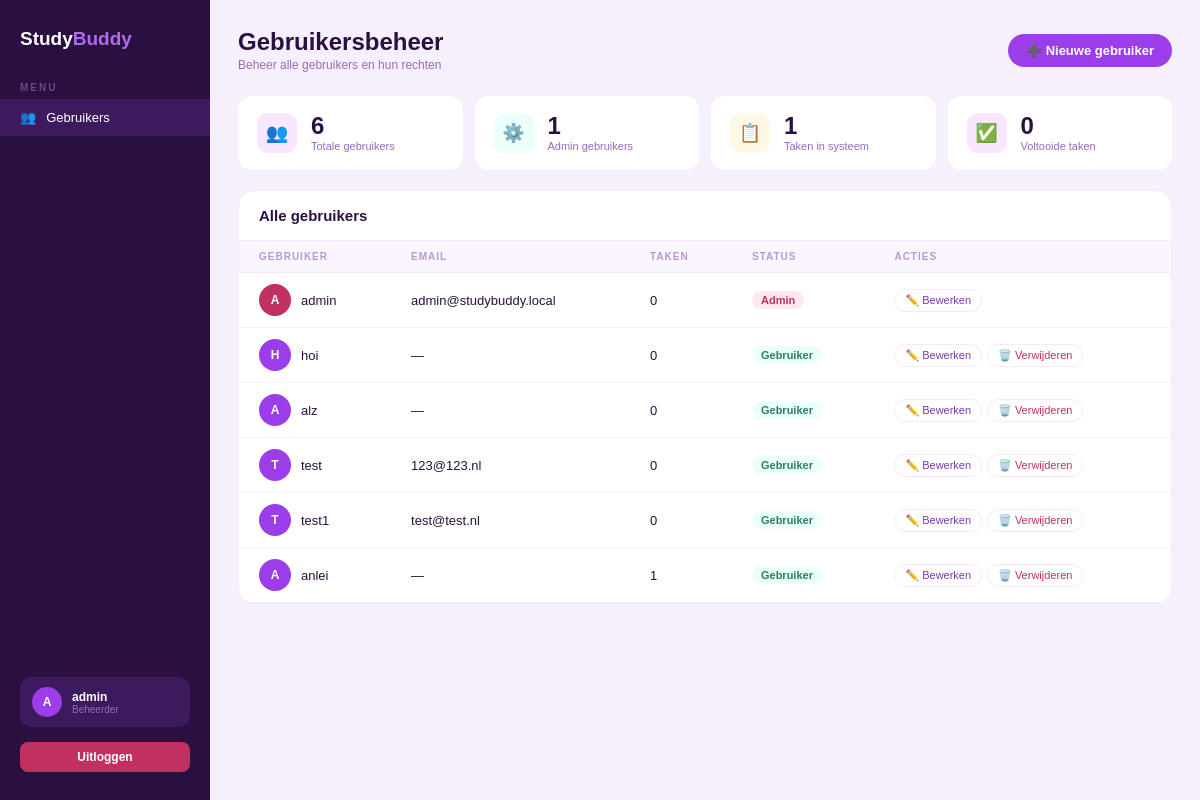
The app's page /admin (signed in), older data.
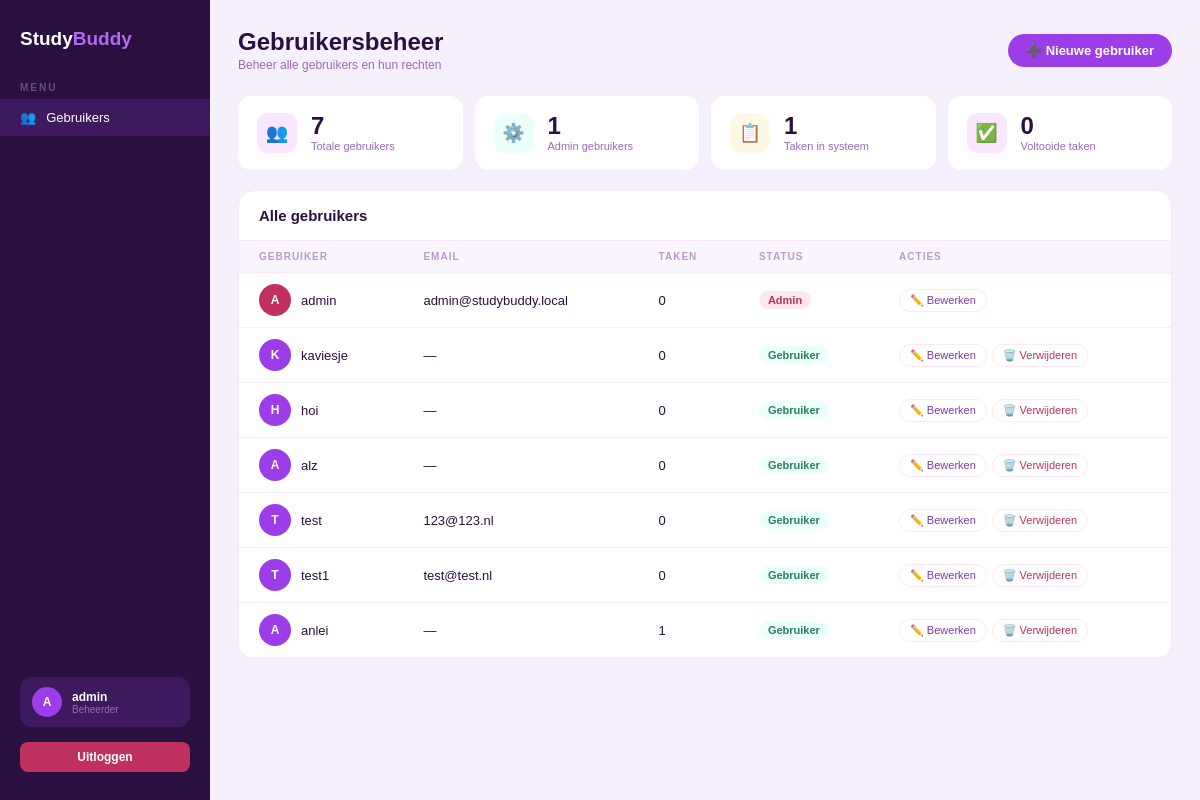
The same page, newer data.
### tables this page shows
CREATE TABLE users (
            id INTEGER PRIMARY KEY AUTOINCREMENT,
            username TEXT NOT NULL UNIQUE,
            password TEXT NOT NULL,
            email TEXT,
            telefoonnummer TEXT,
            foto TEXT
        , is_admin INTEGER DEFAULT 0);

### app.py (the view)
@app.route("/admin")
@admin_required
def admin_dashboard():
    db = get_db()
    totaal_users = db.execute("SELECT COUNT(*) FROM users").fetchone()[0]
    totaal_taken = db.execute("SELECT COUNT(*) FROM taken").fetchone()[0]
    voltooide_taken = db.execute("SELECT COUNT(*) FROM taken WHERE voltooid = 1").fetchone()[0]
    admin_users = db.execute("SELECT COUNT(*) FROM users WHERE is_admin = 1").fetchone()[0]
    users = db.execute("""

        SELECT u.id, u.username, u.email, u.is_admin,

               (SELECT COUNT(*) FROM taken WHERE user_id = u.id) as taken_count

        FROM users u

        ORDER BY u.is_admin DESC, u.id DESC

    """).fetchall()
    logger.info(f"Admin dashboard geopend door gebruiker {session['user_id']}")
    return render_template("admin.html",
        totaal_users=totaal_users,
        totaal_taken=totaal_taken,
        voltooide_taken=voltooide_taken,
        admin_users=admin_users,
        users=users
    )

### app.py (called while the page is built)
def ingelogd():
    return "user_id" in session

def is_admin():
    return bool(session.get("is_admin"))

def admin_required(f):
    from functools import wraps
    @wraps(f)
    def decorated_function(*args, **kwargs):
        if not ingelogd() or not is_admin():
            flash("U hebt geen toegang tot deze pagina.", "error")
            return redirect(url_for("dashboard"))
        return f(*args, **kwargs)
    return decorated_function

@app.context_processor
def inject_timer_settings():
    try:
        if 'user_id' in session:
            db = get_db()
            inst = db.execute("SELECT werk_tijd, pauze_tijd FROM instellingen WHERE user_id = ?", (session['user_id'],)).fetchone()
            werk = inst['werk_tijd'] if inst and inst['werk_tijd'] is not None else 25
            pauze = inst['pauze_tijd'] if inst and inst['pauze_tijd'] is not None else 5
            return dict(TIMER_WERK_MIN=werk, TIMER_PAUZE_MIN=pauze)
    except Exception:
        pass
    return dict(TIMER_WERK_MIN=25, TIMER_PAUZE_MIN=5)

### database.py (called while the page is built)
def get_db():
    conn = sqlite3.connect("studybuddy.db")
    conn.row_factory = sqlite3.Row
    return conn

### templates/admin.html (shortened to what this page needs)
{% extends "base.html" %}
{% block content %}
<div style="display: flex; min-height: 100vh; background: #f5f0fc; color: #2a1040; font-family: 'DM Sans', sans-serif;">
  <aside style="width: 210px; background: #2a1040; display: flex; flex-direction: column; padding: 28px 0; position: fixed; top: 0; left: 0; min-height: 100vh;">
    <div style="font-family: 'Syne', sans-serif; font-size: 19px; font-weight: 800; color: white; padding: 0 20px; margin-bottom: 32px;">
      Study<span style="color: #b06aed;">Buddy</span>
    </div>
    <div style="font-size: 10px; font-weight: 600; letter-spacing: 2px; text-transform: uppercase; color: #6a4a8a; padding: 0 20px; margin-bottom: 6px;">Menu</div>
    <a href="{{ url_for('admin_dashboard') }}" style="display: flex; align-items: center; gap: 10px; padding: 11px 20px; font-size: 13px; color: white; text-decoration: none; transition: 0.2s; background: #3d1a5e;">
      <span>👥</span> Gebruikers
    </a>
    <div style="margin-top: auto; padding: 0 20px;">
      <div style="display: flex; align-items: center; gap: 10px; background: #3d1a5e; border-radius: 12px; padding: 10px 12px;">
        <div style="width: 30px; height: 30px; background: #9b3de8; border-radius: 50%; display: flex; align-items: center; justify-content: center; font-family: 'Syne', sans-serif; font-size: 12px; font-weight: 800; color: white;">
          {{ session.username[0].upper() }}
        </div>
        <div>
          <div style="font-size: 12px; font-weight: 600; color: white;">{{ session.username }}</div>
          <div style="font-size: 10px; color: #9b6ab8;">Beheerder</div>
        </div>
      </div>
      <a href="{{ url_for('logout') }}" style="display: block; margin-top: 15px; padding: 8px 12px; background: #c03060; color: white; border-radius: 8px; text-align: center; text-decoration: none; font-size: 12px; font-weight: 600;">
        Uitloggen
      </a>
    </div>
  </aside>
  <main style="margin-left: 210px; flex: 1; padding: 28px;">
    <div style="display: flex; align-items: center; justify-content: space-between; margin-bottom: 24px;">
      <div>
        <div style="font-family: 'Syne', sans-serif; font-size: 24px; font-weight: 800;">Gebruikersbeheer</div>
        <div style="font-size: 12px; color: #9b6ab8; margin-top: 2px;">Beheer alle gebruikers en hun rechten</div>
      </div>
      <a href="{{ url_for('admin_user_create') }}" style="padding: 9px 18px; background: #9b3de8; color: white; border-radius: 99px; font-family: 'DM Sans', sans-serif; font-size: 13px; font-weight: 600; text-decoration: none; cursor: pointer;">
        ➕ Nieuwe gebruiker
      </a>
    </div>
    <div style="display: grid; grid-template-columns: repeat(4, 1fr); gap: 12px; margin-bottom: 20px;">
      <div style="background: white; border-radius: 14px; padding: 16px 18px; display: flex; align-items: center; gap: 14px; border: 1.5px solid transparent; transition: 0.2s;">
        <div style="width: 40px; height: 40px; border-radius: 11px; display: flex; align-items: center; justify-content: center; font-size: 18px; background: #FAE6FE;">👥</div>
        <div>
          <div style="font-family: 'Syne', sans-serif; font-size: 24px; font-weight: 800; line-height: 1;">{{ totaal_users }}</div>
          <div style="font-size: 11px; color: #9b6ab8; margin-top: 2px;">Totale gebruikers</div>
        </div>
      </div>
      <div style="background: white; border-radius: 14px; padding: 16px 18px; display: flex; align-items: center; gap: 14px; border: 1.5px solid transparent; transition: 0.2s;">
        <div style="width: 40px; height: 40px; border-radius: 11px; display: flex; align-items: center; justify-content: center; font-size: 18px; background: #EBFFFB;">⚙️</div>
        <div>
          <div style="font-family: 'Syne', sans-serif; font-size: 24px; font-weight: 800; line-height: 1;">{{ admin_users }}</div>
          <div style="font-size: 11px; color: #9b6ab8; margin-top: 2px;">Admin gebruikers</div>
        </div>
      </div>
      <div style="background: white; border-radius: 14px; padding: 16px 18px; display: flex; align-items: center; gap: 14px; border: 1.5px solid transparent; transition: 0.2s;">
        <div style="width: 40px; height: 40px; border-radius: 11px; display: flex; align-items: center; justify-content: center; font-size: 18px; background: #FEF8E6;">📋</div>
        <div>
          <div style="font-family: 'Syne', sans-serif; font-size: 24px; font-weight: 800; line-height: 1;">{{ totaal_taken }}</div>
          <div style="font-size: 11px; color: #9b6ab8; margin-top: 2px;">Taken in systeem</div>
        </div>
      </div>
      <div style="background: white; border-radius: 14px; padding: 16px 18px; display: flex; align-items: center; gap: 14px; border: 1.5px solid transparent; transition: 0.2s;">
        <div style="width: 40px; height: 40px; border-radius: 11px; display: flex; align-items: center; justify-content: center; font-size: 18px; background: #FAE6FE;">✅</div>
        <div>
          <div style="font-family: 'Syne', sans-serif; font-size: 24px; font-weight: 800; line-height: 1;">{{ voltooide_taken }}</div>
          <div style="font-size: 11px; color: #9b6ab8; margin-top: 2px;">Voltooide taken</div>
        </div>
      </div>
    </div>
    <div style="background: white; border-radius: 16px; overflow: hidden; border: 1.5px solid #FAE6FE;">
      <div style="display: flex; align-items: center; justify-content: space-between; padding: 16px 20px; border-bottom: 1.5px solid #FAE6FE;">
        <div style="font-family: 'Syne', sans-serif; font-size: 15px; font-weight: 700;">Alle gebruikers</div>
      </div>
      <table style="width: 100%; border-collapse: collapse;">
        <thead>
          <tr>
            <th style="text-align: left; font-size: 10px; font-weight: 600; letter-spacing: 1px; text-transform: uppercase; color: #b89ad0; padding: 10px 20px; background: #faf5ff; border-bottom: 1.5px solid #FAE6FE;">Gebruiker</th>
            <th style="text-align: left; font-size: 10px; font-weight: 600; letter-spacing: 1px; text-transform: uppercase; color: #b89ad0; padding: 10px 20px; background: #faf5ff; border-bottom: 1.5px solid #FAE6FE;">Email</th>
            <th style="text-align: left; font-size: 10px; font-weight: 600; letter-spacing: 1px; text-transform: uppercase; color: #b89ad0; padding: 10px 20px; background: #faf5ff; border-bottom: 1.5px solid #FAE6FE;">Taken</th>
            <th style="text-align: left; font-size: 10px; font-weight: 600; letter-spacing: 1px; text-transform: uppercase; color: #b89ad0; padding: 10px 20px; background: #faf5ff; border-bottom: 1.5px solid #FAE6FE;">Status</th>
            <th style="text-align: left; font-size: 10px; font-weight: 600; letter-spacing: 1px; text-transform: uppercase; color: #b89ad0; padding: 10px 20px; background: #faf5ff; border-bottom: 1.5px solid #FAE6FE;">Acties</th>
          </tr>
        </thead>
        <tbody>
          {% for user in users %}
          <tr style="border-bottom: 1px solid #f5f0fc; transition: 0.15s;">
            <td style="padding: 11px 20px; font-size: 13px;">
              <div style="display: flex; align-items: center; gap: 10px;">
                <div style="width: 32px; height: 32px; border-radius: 50%; display: flex; align-items: center; justify-content: center; font-family: 'Syne', sans-serif; font-size: 12px; font-weight: 800; color: white; background: {% if user.is_admin %}#c03060{% else %}#9b3de8{% endif %}; flex-shrink: 0;">
                  {{ user.username[0].upper() }}
                </div>
                <div>
                  <div style="font-size: 13px; font-weight: 500;">{{ user.username }}</div>
                </div>
              </div>
            </td>
            <td style="padding: 11px 20px; font-size: 13px;">{{ user.email or '—' }}</td>
            <td style="padding: 11px 20px; font-size: 13px;">{{ user.taken_count }}</td>
            <td style="padding: 11px 20px; font-size: 13px;">
              {% if user.is_admin %}
                <span style="display: inline-block; padding: 3px 9px; border-radius: 99px; font-size: 11px; font-weight: 600; background: #fde8ee; color: #c03060;">Admin</span>
              {% else %}
                <span style="display: inline-block; padding: 3px 9px; border-radius: 99px; font-size: 11px; font-weight: 600; background: #EBFFFB; color: #2a8060;">Gebruiker</span>
              {% endif %}
            </td>
            <td style="padding: 11px 20px; font-size: 13px;">
              <div style="display: flex; gap: 5px; flex-wrap: wrap;">
                <a href="{{ url_for('admin_user_edit', user_id=user.id) }}" style="padding: 4px 10px; border-radius: 99px; font-size: 11px; font-weight: 500; border: 1.5px solid #FAE6FE; background: transparent; color: #7c3aad; text-decoration: none; cursor: pointer; transition: 0.2s;">
                  ✏️ Bewerken
                </a>
                {% if user.id != session.user_id %}
                <form method="POST" action="{{ url_for('admin_user_delete', user_id=user.id) }}" style="display: inline;" onsubmit="return confirm('Weet je zeker dat je deze gebruiker wilt verwijderen?');">
                  <button type="submit" style="padding: 4px 10px; border-radius: 99px; font-size: 11px; font-weight: 500; border: 1.5px solid #fde8ee; background: transparent; color: #c03060; cursor: pointer; transition: 0.2s;">
                    🗑️ Verwijderen
                  </button>
                </form>
                {% endif %}
              </div>
            </td>
          </tr>
          {% endfor %}
        </tbody>
      </table>
    </div>
  </main>
</div>
{% endblock %}

### templates/base.html (shortened to what this page needs)
<!DOCTYPE html>
<html lang="en">
<head>
    <link rel="stylesheet" href="{{ url_for('static', filename='css/style.css') }}">
</head>
<body>
    {% block content %}{% endblock %}
</body>
</html>

### static/css/style.css (style rules this page uses)
* { margin: 0; padding: 0; box-sizing: border-box; }
body { font-family: 'Segoe UI', sans-serif; background: #e8e8e8; min-height: 100vh; }

Row changes from the older to the newer data that the page shows:
added users: username "K", username "kaviesje", email "—", taken_count "0", shows "Gebruiker"
Text that changed along with them:
{{ totaal_users }}: "6" → "7"
